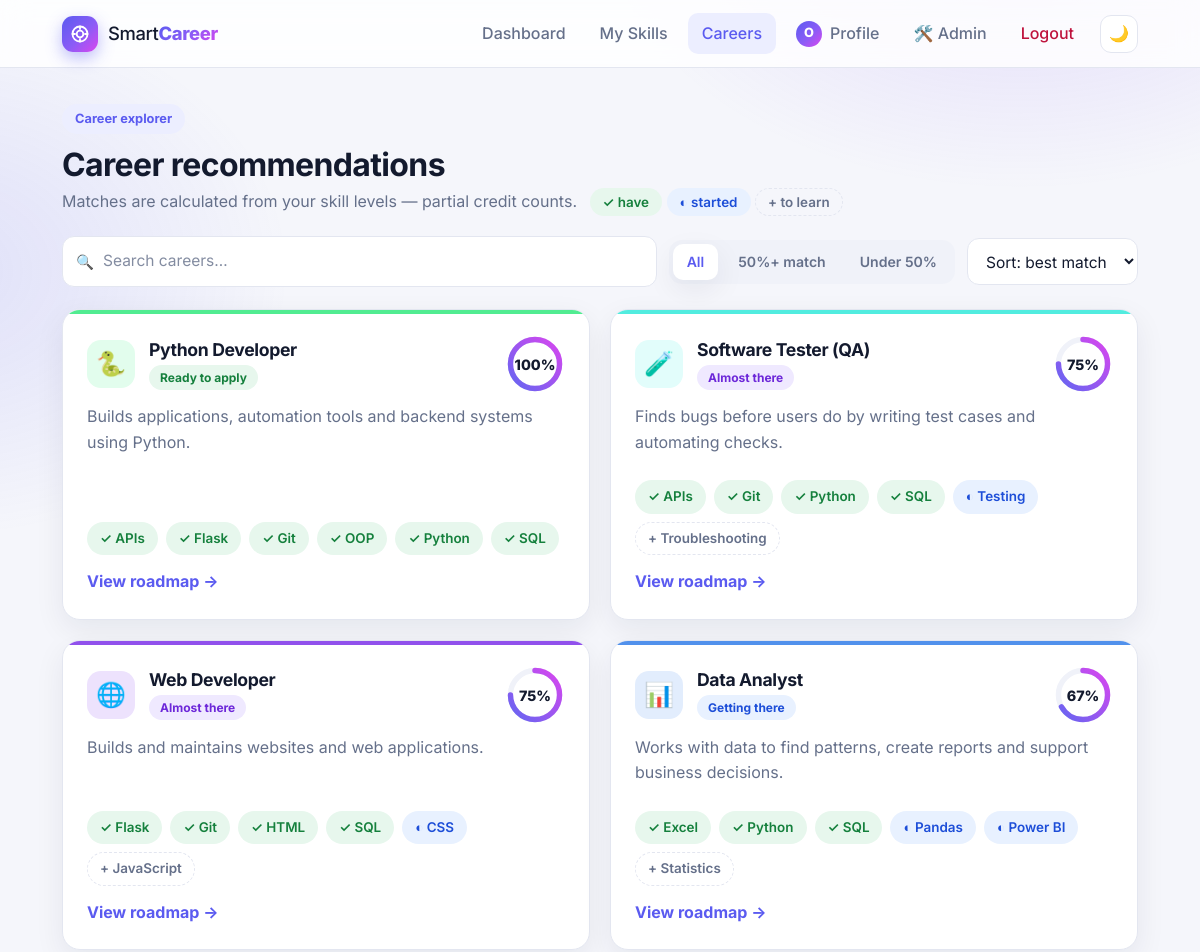
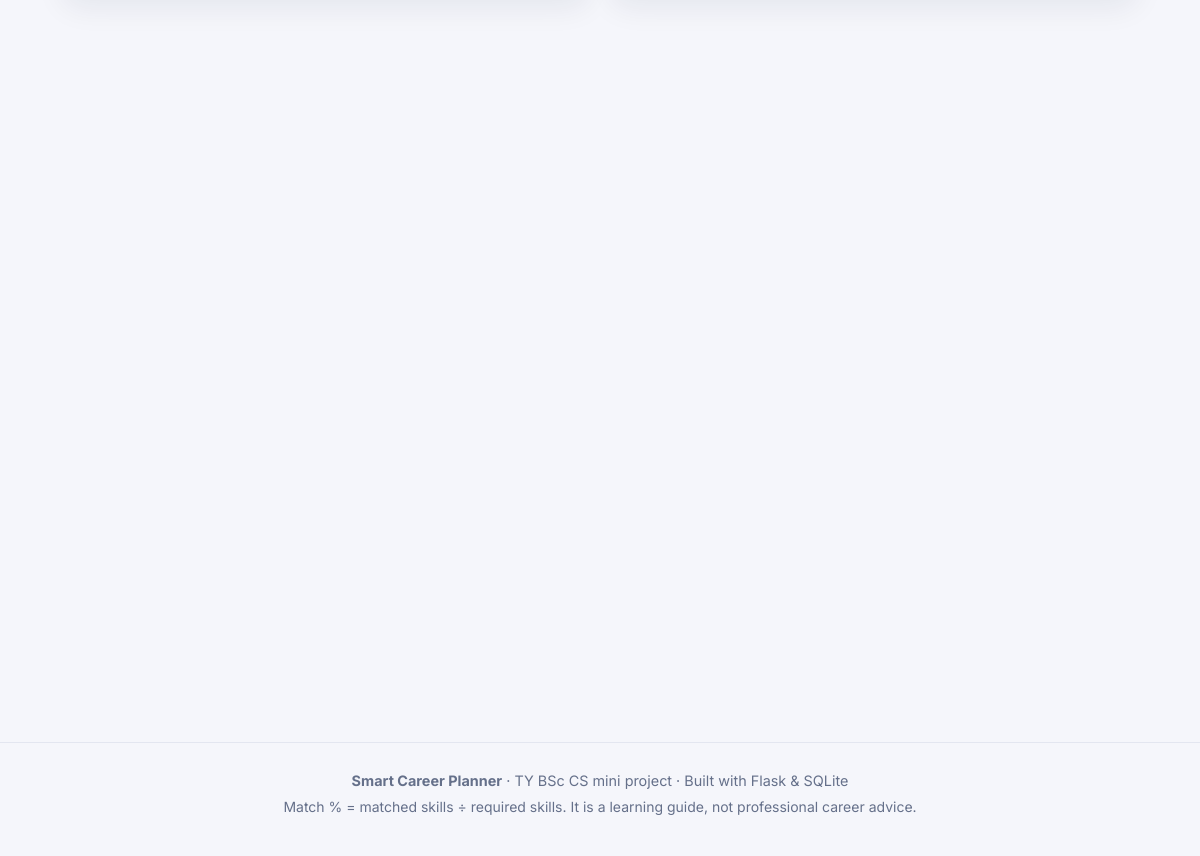
The page /careers (signed in) on the database its author committed (2 pictures, top to bottom).
### tables this page shows
CREATE TABLE users (
    id INTEGER PRIMARY KEY AUTOINCREMENT,
    name TEXT NOT NULL,
    email TEXT UNIQUE NOT NULL,
    password TEXT NOT NULL,
    course TEXT DEFAULT 'BSc Computer Science',
    year TEXT DEFAULT 'TY',
    created_at TEXT,
    last_login TEXT,
    is_admin INTEGER DEFAULT 0
);

CREATE TABLE careers (
    id INTEGER PRIMARY KEY AUTOINCREMENT,
    name TEXT UNIQUE NOT NULL,
    slug TEXT UNIQUE NOT NULL,
    icon TEXT DEFAULT '💼',
    hue INTEGER DEFAULT 220,
    description TEXT DEFAULT '',
    project TEXT DEFAULT ''
);

CREATE TABLE career_skills (
    career_id INTEGER NOT NULL,
    skill_id INTEGER NOT NULL,
    required_level INTEGER NOT NULL DEFAULT 2,
    PRIMARY KEY (career_id, skill_id),
    FOREIGN KEY(career_id) REFERENCES careers(id) ON DELETE CASCADE,
    FOREIGN KEY(skill_id) REFERENCES skills(id) ON DELETE CASCADE
);

CREATE TABLE skills (
    id INTEGER PRIMARY KEY AUTOINCREMENT,
    name TEXT UNIQUE NOT NULL,
    category_id INTEGER NOT NULL,
    description TEXT DEFAULT '',
    weeks_low INTEGER DEFAULT 2,
    weeks_high INTEGER DEFAULT 4,
    FOREIGN KEY(category_id) REFERENCES skill_categories(id)
);

### app/main.py (the view)
@bp.route("/careers")
@login_required
def careers():
    recs, _ = _build_recommendations(g.user["id"])
    return render_template("careers.html", recommendations=recs)

### app/auth.py (called while the page is built)
@bp.before_app_request
def load_user():
    g.user = None
    if request.endpoint == "static":
        return
    user_id = session.get("user_id")
    if not user_id:
        return
    g.user = models.get_db().execute("SELECT * FROM users WHERE id=?", (user_id,)).fetchone()
    if g.user is None:
        session.pop("user_id", None)

@bp.before_app_request
def csrf_protect():
    if request.method == "POST":
        sent = request.form.get("_csrf", "")
        if not sent or not secrets.compare_digest(sent, session.get("_csrf", "")):
            abort(400)

def login_required(view):
    @wraps(view)
    def wrapped(*args, **kwargs):
        if g.user is None:
            flash("Please log in to continue.", "info")
            return redirect(url_for("auth.login"))
        return view(*args, **kwargs)
    return wrapped

### app/main.py (called while the page is built)
def _requirements_by_career(careers):
    return {c["id"]: models.get_career_requirements(c["id"]) for c in careers}

def _build_recommendations(user_id):
    careers = models.get_all_careers()
    reqs = _requirements_by_career(careers)
    levels = models.get_user_levels(user_id)
    return scoring.recommendations(careers, reqs, levels), levels

### app/models.py (called while the page is built)
def get_db():
    if "db" not in g:
        g.db = sqlite3.connect(current_app.config["DATABASE"])
        g.db.row_factory = sqlite3.Row
        g.db.execute("PRAGMA foreign_keys = ON")
    return g.db

def get_all_careers():
    return get_db().execute("SELECT * FROM careers ORDER BY name").fetchall()

def get_career_requirements(career_id):
    return get_db().execute(
        """SELECT cs.skill_id, cs.required_level, s.name, s.description, s.weeks_low, s.weeks_high
           FROM career_skills cs JOIN skills s ON s.id = cs.skill_id
           WHERE cs.career_id=? ORDER BY cs.required_level DESC, s.name""", (career_id,)).fetchall()

def get_user_levels(user_id):
    rows = get_db().execute("SELECT skill_id, level FROM user_skills WHERE user_id=?", (user_id,)).fetchall()
    return {r["skill_id"]: r["level"] for r in rows}

### app/scoring.py (called while the page is built)
def readiness(score):
    if score >= 100:
        return LEVELS[4]
    if score >= 75:
        return LEVELS[3]
    if score >= 50:
        return LEVELS[2]
    if score >= 25:
        return LEVELS[1]
    return LEVELS[0]

def recommendations(careers, requirements_by_career, user_levels):
    results = [score_one_career(c, requirements_by_career.get(c["id"], []), user_levels) for c in careers]
    return sorted(results, key=lambda r: (-r["score"], r["name"]))

### templates/careers.html (shortened to what this page needs)
{% extends "base.html" %}
{% from "_macros.html" import career_card %}
{% block content %}
<div class="page-head">
    <div>
        <span class="badge">Career explorer</span>
        <h1>Career recommendations</h1>
        <p class="muted">Matches are calculated from your skill levels — partial credit counts. <span class="legend"><span class="chip have">✓ have</span> <span class="chip partial">◐ started</span> <span class="chip need">+ to learn</span></span></p>
    </div>
</div>
<div class="toolbar">
    <div class="search"><span aria-hidden="true">🔍</span><input id="careerSearch" type="search" placeholder="Search careers…" aria-label="Search careers"></div>
    <div class="pills" id="careerFilters" role="group" aria-label="Filter by match">
        <button type="button" class="pill-btn active" data-filter="all">All</button>
        <button type="button" class="pill-btn" data-filter="strong">50%+ match</button>
        <button type="button" class="pill-btn" data-filter="low">Under 50%</button>
    </div>
    <select id="careerSort" aria-label="Sort careers">
        <option value="score">Sort: best match</option>
    </select>
</div>
<div class="grid two" id="careerGrid">
    {% for career in recommendations %}
    {{ career_card(career, detailed=True) }}
    {% endfor %}
</div>
{% endblock %}

### templates/base.html (shortened to what this page needs)
<!DOCTYPE html>
<html lang="en">
<head>
    <link rel="stylesheet" href="{{ url_for('static', filename='style.css') }}">
</head>
<body>
<header class="navbar">
    <div class="nav-inner">
        <a class="brand" href="{{ url_for('main.index') }}">
            <span class="logo">
                <svg viewBox="0 0 24 24" width="20" height="20" fill="none" stroke="currentColor" stroke-width="2.2" stroke-linecap="round" stroke-linejoin="round"><circle cx="12" cy="12" r="9"/><circle cx="12" cy="12" r="4"/><path d="M12 3v3M12 18v3M3 12h3M18 12h3"/></svg>
            </span>
            <span>Smart<b>Career</b></span>
        </a>
        {% set ep = request.endpoint %}
        <nav class="navlinks" id="navLinks">
            {% if g.user %}
            <a href="{{ url_for('main.dashboard') }}" class="{{ 'active' if ep == 'main.dashboard' }}">Dashboard</a>
            <a href="{{ url_for('main.skills') }}" class="{{ 'active' if ep == 'main.skills' }}">My Skills</a>
            <a href="{{ url_for('main.careers') }}" class="{{ 'active' if ep in ('main.careers', 'main.career_detail') }}">Careers</a>
            <a href="{{ url_for('main.profile') }}" class="nav-profile {{ 'active' if ep == 'main.profile' }}">
                <span class="avatar sm">{{ g.user['name'][:1]|upper }}</span> Profile
            </a>
            {% if g.user['is_admin'] %}
            <a href="{{ url_for('admin.dashboard') }}" class="{{ 'active' if ep and ep.startswith('admin.') }}">🛠️ Admin</a>
            {% endif %}
            <a class="logout" href="{{ url_for('auth.logout') }}">Logout</a>
            {% else %}
            <a href="{{ url_for('auth.login') }}" class="{{ 'active' if ep == 'auth.login' }}">Login</a>
            <a class="btn small" href="{{ url_for('auth.register') }}">Register</a>
            {% endif %}
            <button class="icon-btn" id="themeToggle" type="button" aria-label="Toggle dark mode" title="Toggle dark mode">
                <span class="i-moon">🌙</span><span class="i-sun">☀️</span>
            </button>
        </nav>
    </div>
</header>
<main class="container">
    {% block content %}{% endblock %}
</main>
<footer class="footer">
    <p><b>Smart Career Planner</b> · TY BSc CS mini project · Built with Flask &amp; SQLite</p>
    <p class="small muted">Match % = matched skills ÷ required skills. It is a learning guide, not professional career advice.</p>
</footer>
</body>
</html>

### templates/_macros.html
{% macro ring(score, size=64) -%}
<svg class="ring" width="{{ size }}" height="{{ size }}" viewBox="0 0 44 44" role="img" aria-label="{{ score }} percent match">
    <circle class="ring-bg" cx="22" cy="22" r="18"/>
    <circle class="ring-fg{{ ' zero' if score == 0 }}" cx="22" cy="22" r="18" pathLength="100" style="--pct:{{ score }}"/>
    <text class="ring-text" x="22" y="22" text-anchor="middle" dominant-baseline="central">{{ score }}%</text>
</svg>
{%- endmacro %}
{% macro level_chip(entry, state) -%}
{% if state == 'matched' %}
<span class="chip have" title="{{ level_name(entry.have_level) }} - meets the {{ level_name(entry.required_level) }} requirement">✓ {{ entry.name }}</span>
{% elif state == 'partial' %}
<span class="chip partial" title="You're {{ level_name(entry.have_level) }}, this career wants {{ level_name(entry.required_level) }}">◐ {{ entry.name }}</span>
{% else %}
<span class="chip need" title="Not started - this career wants {{ level_name(entry.required_level) }}">+ {{ entry.name }}</span>
{% endif %}
{%- endmacro %}
{% macro career_card(c, detailed=False) -%}
<article class="card career-card reveal" style="--hue:{{ c.hue }}" data-name="{{ c.name|lower }}" data-score="{{ c.score }}">
    <div class="cc-top">
        <span class="career-icon">{{ c.icon }}</span>
        <div class="cc-title">
            <h3>{{ c.name }}</h3>
            <span class="pill lvl-{{ c.level_index }}">{{ c.level }}</span>
        </div>
        {{ ring(c.score, 60) }}
    </div>
    <p class="muted cc-desc">{{ c.description }}</p>
    {% if detailed %}
    <div class="chips">
        {% for e in c.matched %}{{ level_chip(e, 'matched') }}{% endfor %}
        {% for e in c.partial %}{{ level_chip(e, 'partial') }}{% endfor %}
        {% for e in c.missing %}{{ level_chip(e, 'missing') }}{% endfor %}
    </div>
    {% else %}
    <div class="progress"><div style="width:{{ c.score }}%"></div></div>
    <p class="small"><b>{{ c.matched|length }}</b> of {{ c.total }} skills at the level needed</p>
    {% endif %}
    <a class="text-btn" href="{{ url_for('main.career_detail', slug=c.slug) }}">View roadmap →</a>
</article>
{%- endmacro %}

### rows shown on the page
users: name "O"
careers: icon "🐍", name "Python Developer", level "Ready to apply", {{ size }} 60 (drawn), score "100", description "Builds applications, automation tools and backend systems using Python."
skills: name "APIs"
skills: name "Flask"
skills: name "Git"
skills: name "OOP"
skills: name "Python"
skills: name "SQL"
careers: icon "🧪", name "Software Tester (QA)", level "Almost there", {{ size }} 60 (drawn), score "75", description "Finds bugs before users do by writing test cases and automating checks."
skills: name "Testing"
skills: name "Troubleshooting"
careers: icon "🌐", name "Web Developer", level "Almost there", {{ size }} 60 (drawn), score "75", description "Builds and maintains websites and web applications."
skills: name "HTML"
skills: name "CSS"
skills: name "JavaScript"
careers: icon "📊", name "Data Analyst", level "Getting there", {{ size }} 60 (drawn), score "67", description "Works with data to find patterns, create reports and support business decisions."
skills: name "Excel"
skills: name "Pandas"
skills: name "Power BI"
skills: name "Statistics"
